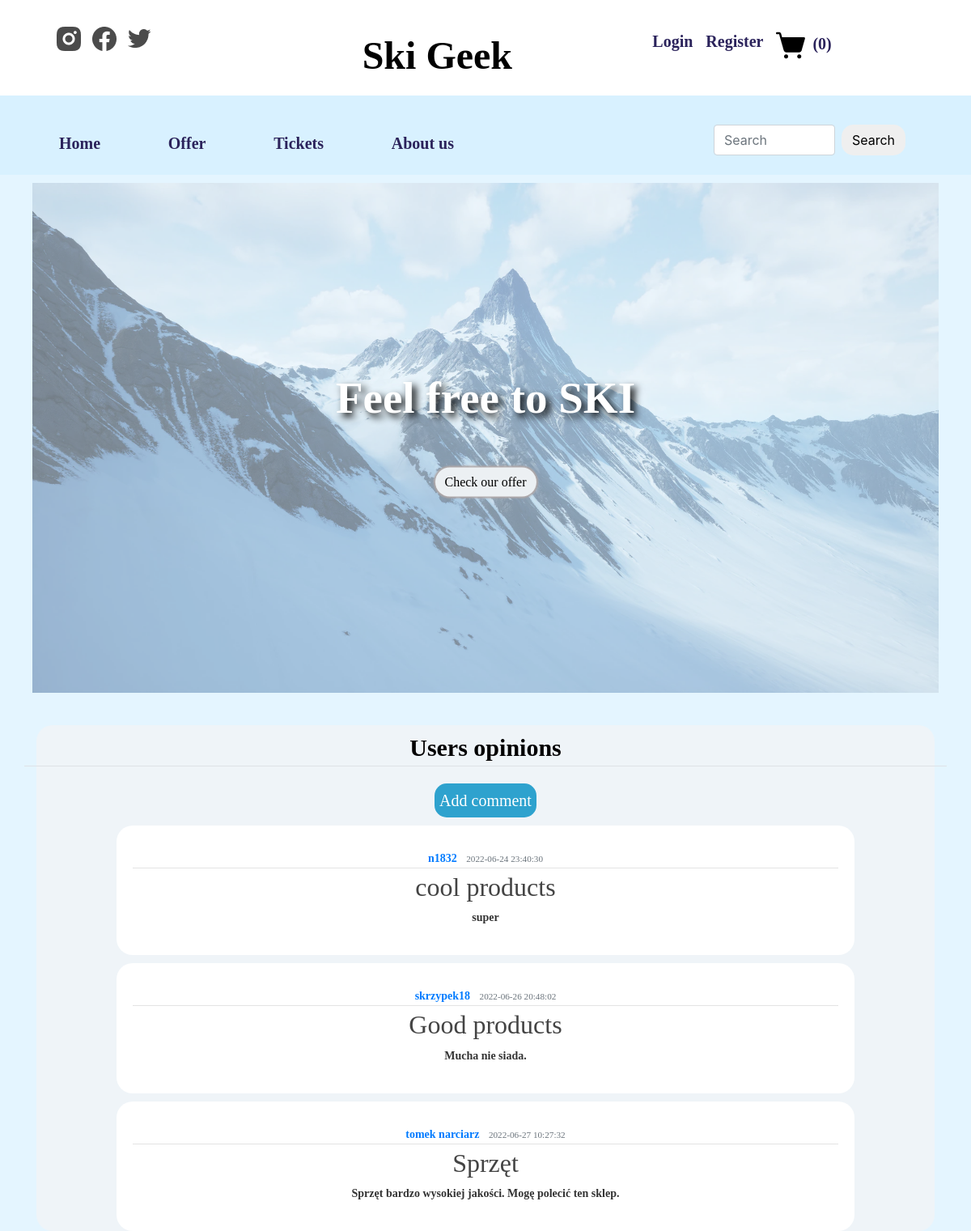
The page /home on the database its author committed.
### skiResort/models.py (models this page shows, shortened)
class Post(db.Model):
    id = db.Column(db.Integer, primary_key=True)
    title = db.Column(db.String(100), nullable=False)
    date_posted = db.Column(db.DateTime, nullable=False, default=datetime.utcnow)
    content = db.Column(db.Text, nullable=False)
    user_id = db.Column(db.Integer, db.ForeignKey('user.id'), nullable=False)

class User(db.Model, UserMixin):
    id = db.Column(db.Integer, primary_key=True)
    username = db.Column(db.String(20), unique=True, nullable=False)
    email = db.Column(db.String(120), unique=True, nullable=False)
    password = db.Column(db.String(60), nullable=False)
    posts = db.relationship('Post', backref='author', lazy=True)

### skiResort/routes.py (the view)
@app.route("/")
@app.route("/home")
def home():
    posts = Post.query.all();
    return render_template('home.html', posts=posts)

### skiResort/templates/home.html
{% extends "layout.html" %}
{% block content %}
    <div class="content">
        <div class="row">
            <div class="main-image">
                <img src="static/pictures/mountain.png" alt="mountain">
                <div class="centered">
                    <p>Feel free to SKI</p>
                    <a href="{{ url_for('getProduct')}}">
                        <button class="btn custom-button" style="background-color: #ecf0f3;border-radius: 20px;color: #000000; text-weight:bold; box-shadow: 0px 0px 2px 2px rgb(176,168,168); border: none" >
                            Check our offer
                        </button>
                    </a>
                </div>
            </div>
        </div>
    </div>
    <div class="comment-content">
        <div class="row">
            <div class="custom-text-opinions">
                <p class="border-bottom">Users opinions</p>
                <a href="{{ url_for('new_post') }}">
                    <button style="font-size: 20px; border: none; border-radius: 15px; background-color: #2ea2ce; color: #ffffff; padding: 6px">Add comment</button>
                </a>
            </div>
        {% for post in posts %}
            <div class="comment-details">
                <article class="media content-section">
                  <div class="media-body">
                    <div class="article-metadata">
                      <a class="mr-2" href="#">{{ post.author.username }}</a>
                      <small class="text-muted">{{ post.date_posted.strftime('%Y-%m-%d %H:%M:%S') }}</small>
                    </div>
                      {% if current_user.is_authenticated %}
                          {% if current_user.username == post.author.username %}
                            <h2><a class="article-title" href="{{ url_for('updatePost', post_id=post.id) }}">{{ post.title }}</a></h2>
                          {% else %}
                              <h2><a class="article-title" href="#">{{ post.title }}</a></h2>
                          {% endif %}
                    {% else %}
                           <h2><a class="article-title" href="#">{{ post.title }}</a></h2>
                      {% endif %}
                    <p class="article-content">{{ post.content }}</p>
                  </div>
                </article>
            </div>
        {% endfor %}
    </div>
{% endblock content%}

### skiResort/static/main.css (style rules this page uses)
body { background: #E4F5FF; color: #333333; font-size: 14px; }
h1, h2, h3, h4, h5, h6 { color: #444444; }
.main-image { padding: 10px; width: 100%; height: auto; position: relative; }
.main-image img { width: 100%; height: 100%; opacity: 0.5; position: relative; }
.main-image .centered { position: absolute; top: 50%; left: 50%; transform: translate(-50%, -50%); text-align: center; font-size: 55px; font-family: Alfa Slab One; font-weight: bold; color: #ffffff; text-shadow: 5px 5px 10px #000000; }
.custom-text-opinions { width: 100%; height: auto; position: relative; margin-top: 5px; text-align: center; font-family: Alfa Slab One; font-weight: bold; font-size: 30px; color: #020002; }
.comment-content { background-color: #eff4f8; border-radius: 20px; width: 100%; height: auto; margin-top: 30px; }
.comment-details { background-color: #ffffff; border-radius: 20px; padding: 10px; width: 80%; height: auto; margin-top: 10px; margin-left: auto; margin-right: auto; }
.media { padding: 10px; width: 100%; height: auto; position: relative; }
.media-body { font-weight: bold; font-family: Alfa Slab One; margin-top: 10px; text-align: center; }
.article-title { color: #444444; }
.article-content { white-space: pre-line; }
.article-metadata { padding-bottom: 1px; margin-bottom: 4px; border-bottom: 1px solid #e3e3e3 }

### rows shown on the page
Post: author.username "n1832", date_posted "2022-06-24 23:40:30", title "cool products", content "super"
Post: author.username "skrzypek18", date_posted "2022-06-26 20:48:02", title "Good products", content "Mucha nie siada."
Post: author.username "tomek narciarz", date_posted "2022-06-27 10:27:32", title "Sprzęt", content "Sprzęt bardzo wysokiej jakości. Mogę polecić ten sklep."

### other values the page prints
{{ session['Shoppingcart'] | length }} "0"
